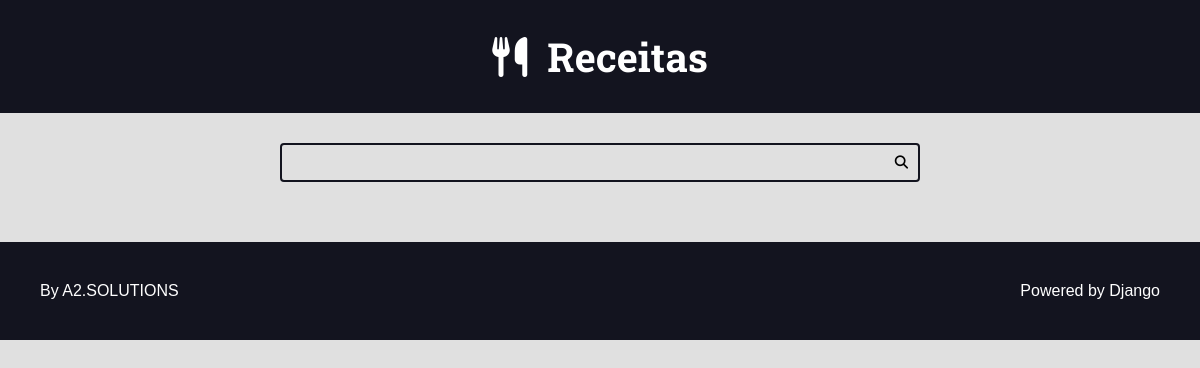
The app's page /, older data.
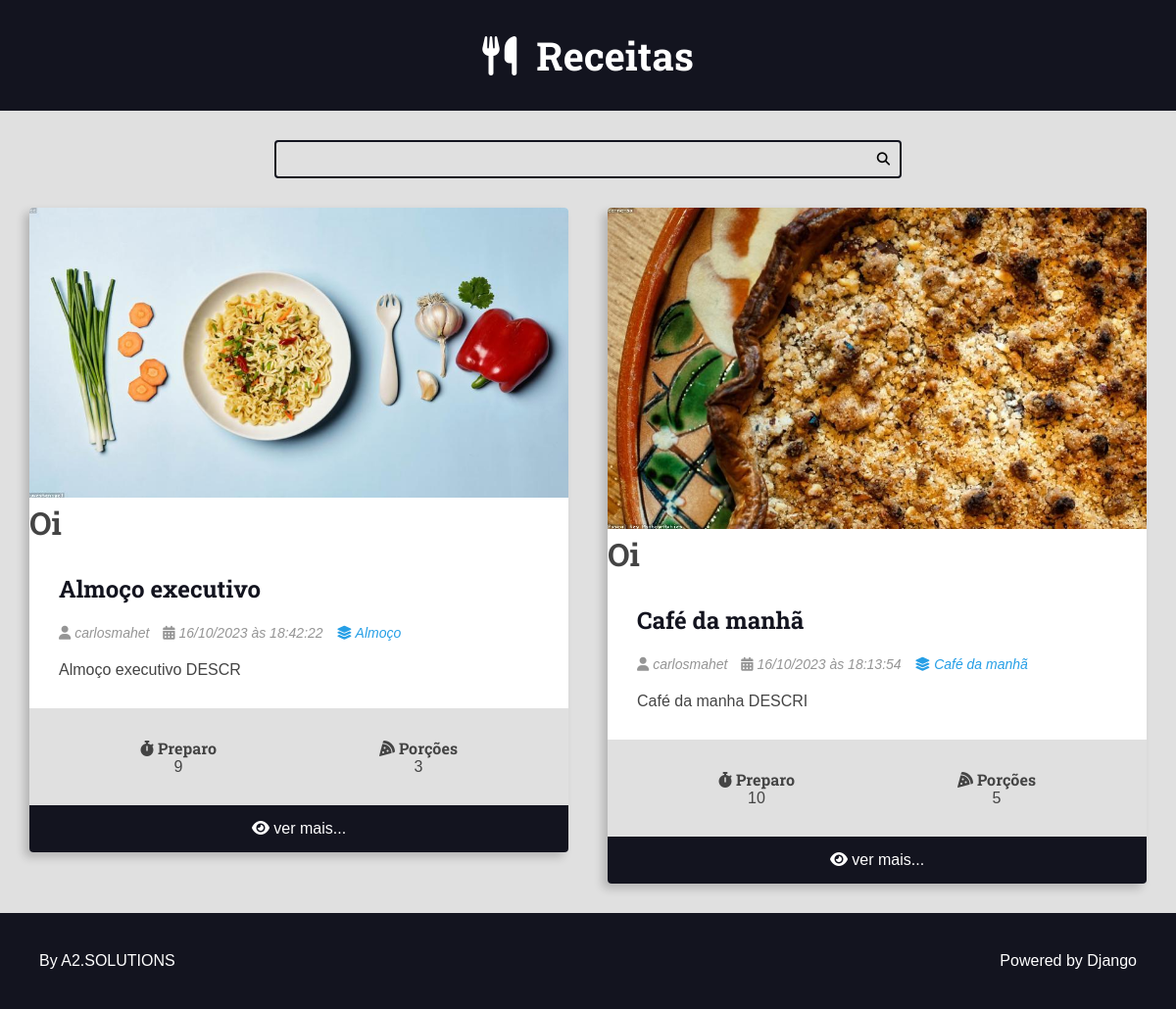
The same page, newer data.
### recipes/models.py (models this page shows, shortened)
class Recipe(models.Model):
    title = models.CharField(max_length=65)
    description = models.CharField(max_length=165)
    slug = models.SlugField()
    preparation_time = models.IntegerField()
    preparation_time_unit = models.CharField(max_length=65)
    servings = models.IntegerField()
    servings_unit = models.CharField(max_length=65)
    preparation_steps = models.TextField()
    preparation_steps_is_html = models.BooleanField(default=False)
    created_at = models.DateTimeField(auto_now_add=True)
    updated_at = models.DateTimeField(auto_now=True)
    is_published = models.BooleanField(default=False)
    cover = models.ImageField(upload_to='recipes/covers/%Y/%m/%d/', blank=True, default='')
    category = models.ForeignKey(
        Category, on_delete=models.SET_NULL, null=True
        )
    author = models.ForeignKey(
        User, on_delete=models.SET_NULL, null=True
        )

class Category(models.Model):
    name = models.CharField(max_length=65)

### recipes/views.py (the view)
# urls.py: path('', views.home, name="home"),
def home(request):
    recipes = Recipe.objects.all().order_by('-id')
    return render(request, 'recipes/pages/home.html', context={
        'recipes': recipes,
    })

### recipes/templates/recipes/pages/home.html (shortened to what this page needs)
{% extends 'global/base.html' %}
{% block content %}
<div class="main-content main-content-list container">
    {% for recipe in recipes %}
    {% include 'recipes/partials/recipe.html' %}
    {% endfor %}
</div>
{% endblock content %}

### recipes/templates/recipes/partials/recipe.html (shortened to what this page needs)
<div class="recipe recipe-list-item">
    {% if recipe.cover %}
        <div class="recipe-cover">
            <a href="{% url 'recipes:recipe' recipe.id %}">
                <img src="{{ recipe.cover.url }}" alt="Temporário">
            </a>
        </div>
    {% endif %}
    <h1>Oi</h1>
    <div class="recipe-title-container">
        <h2 class="recipe-title">
            <a href="{% url 'recipes:recipe' recipe.id %}">
                {{ recipe.title }}
            </a>
        </h2>
    </div>
    <div class="recipe-author">
        <span class="recipe-author-item">
            <i class="fas fa-user"></i>
            {% if recipe.author.first_name %}
                {{ recipe.author.first_name }} {{ recipe.author.last_name }}
            {% else %}
                {{ recipe.author.username }}
            {% endif %}
        </span>
        <span class="recipe-author-item">
            <i class="fas fa-calendar-alt"></i>
            {{ recipe.created_at|date:"d/m/Y" }} às {{ recipe.created_at|date:"H:i:s" }}
        </span>
        <span class="recipe-author-item">
            <a href="{% url 'recipes:category' recipe.category.id %}">
                <i class="fas fa-layer-group"></i>
                <span>{{ recipe.category.name }}</span>
            </a>
        </span>
    </div>
    <div class="recipe-content">
        <p>{{ recipe.description }}</p>
    </div>
    <div class="recipe-meta-container">
        <div class="recipe-meta recipe-preparation">
            <h3 class="recipe-meta-title"><i class="fas fa-stopwatch"></i> Preparo</h3>
            <div class="recipe-meta-text">
                {{ recipe.preparation_time }} {{ recipe.preparation_time_units }}
            </div>
        </div>
        <div class="recipe-meta recipe-servings">
            <h3 class="recipe-meta-title"><i class="fas fa-pizza-slice"></i> Porções</h3>
            <div class="recipe-meta-text">
                {{ recipe.servings }} {{ recipe.servings_units }}
            </div>
        </div>
    </div>
    {% if is_detail_page is not True %}
        <footer class="recipe-footer">
            <a class="recipe-read-more button button-dark button-full-width" href="{% url 'recipes:recipe' recipe.id %}">
                <i class="fas fa-eye"></i>
                <span>ver mais...</span>
            </a>
        </footer>
    {% endif %}
</div>

Row changes from the older to the newer data that the page shows:
added Recipe: cover (picture), title "Almoço executivo", author.username "carlosmahet", created_at "16/10/2023", created_at "18:42:22", category.name "Almoço", description "Almoço executivo DESCR", preparation_time "9", servings "3"
added Recipe: cover (picture), title "Café da manhã", author.username "carlosmahet", created_at "16/10/2023", created_at "18:13:54", category.name "Café da manhã", description "Café da manha DESCRI", preparation_time "10", servings "5"
